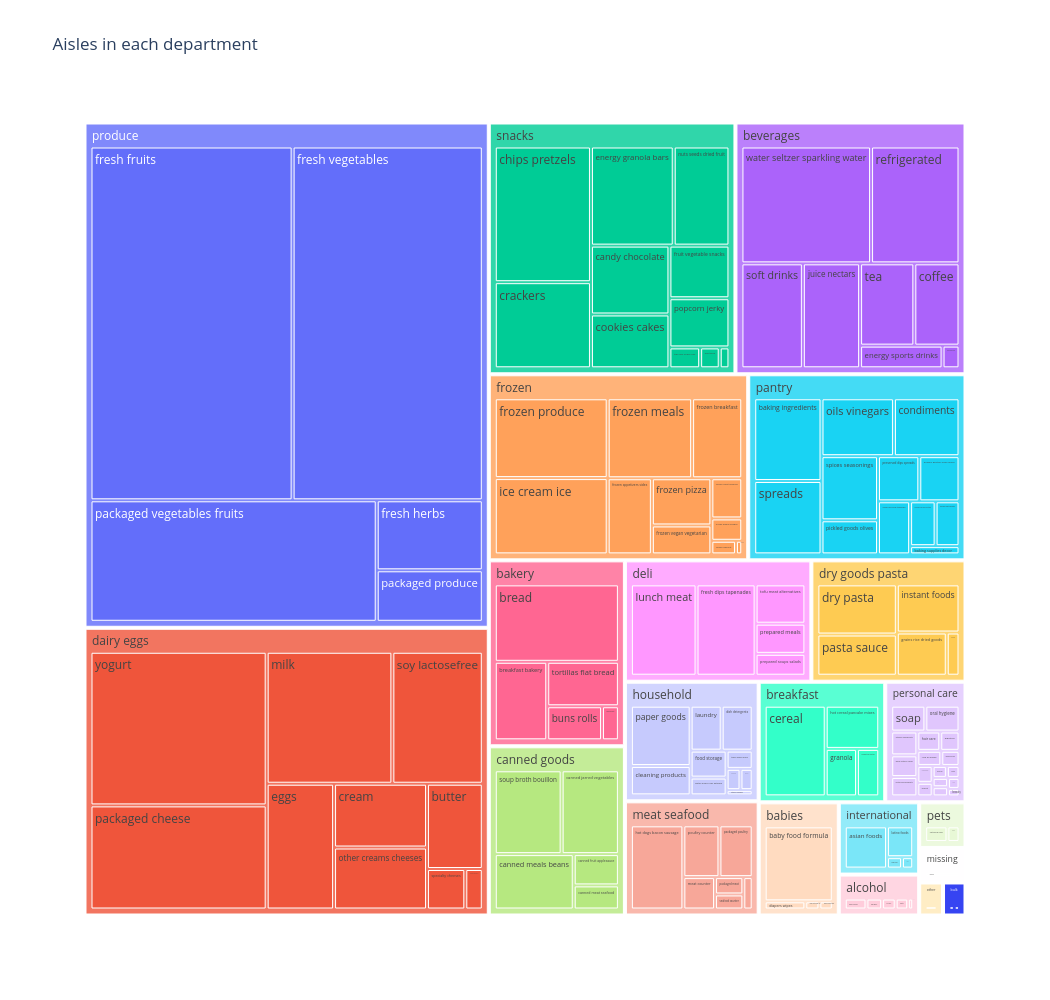

Source (notebook cell):
### Code cell
fig = px.treemap(departments_info, path = ['department', 'aisle'], title = 'Aisles in each department')
fig.update_layout(autosize = False, width = 1050, height = 1000)
fig.show()

### Figure 1 — Plotly figure (JSON) as saved in the notebook; plotly's stock layout.template omitted (floating-point values rounded to 4 significant figures; data arrays with more than 128 entries replaced by an {"elided": "..."} marker saying what was removed)
{"data": [{"branchvalues": "total", "domain": {"x": [0, 1], "y": [0, 1]}, "hovertemplate": "labels=%{label}<br>count=%{value}<br>parent=%{parent}<br>id=%{id}<extra></extra>", "ids": {"elided": "155 str values"}, "labels": {"elided": "155 str values"}, "name": "", "parents": {"elided": "155 str values"}, "type": "treemap", "values": {"elided": "155 int values"}}], "layout": {"autosize": false, "height": 1000, "legend": {"tracegroupgap": 0}, "title": {"text": "Aisles in each department"}, "width": 1050}}
